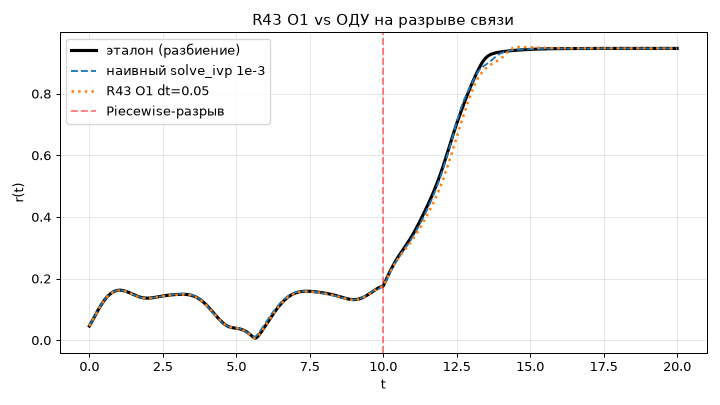

Source code (Python):
"""
R43 O1 — СТЕНД ПРОТИВ КЛАССИКИ (Ф4, критерий SC5)

Операциональный смысл «замены ОДУ» из файлов автора: «вместо dy/dt», «устраняет
ошибки Piecewise». Проверяем это ЧЕСТНО, голова-в-голову, на одной системе.

Система: Курамото из N осцилляторов с PIECEWISE-разрывом связи:
    dφ_i/dt = ω_i + (K(t)/N)·Σ_j sin(φ_j − φ_i),   K(t)= K1 (t<t*) | K2 (t≥t*)
Разрыв в правой части на t=t* — ровно то, на чём спотыкается наивное интегрирование.

Сравниваем по r(t) (параметр порядка) против ЭТАЛОНА:
  ЭТАЛОН   solve_ivp, RTOL=1e-11, с КОРРЕКТНЫМ разбиением интервала на разрыве
  M1       наивный solve_ivp по всему интервалу (разрыв не объявлен), RTOL=1e-3
  M2       наивный solve_ivp по всему интервалу, RTOL=1e-6
  R43 O1   дискретное derivative-free отображение (forward step), фикс. dt

Метрики: max|Δr|, RMS|Δr|, стоимость = число вычислений правой части (nfev / шаги).
Это не «ОДУ устарели». Это честный замер ниши: где у адаптивного решателя растёт
цена/падает точность на разрыве, а дискретный шаг проходит ровно и предсказуемо.

Зависимости: numpy, scipy.
"""
from __future__ import annotations
import numpy as np
from scipy.integrate import solve_ivp

rng = np.random.default_rng(7)
N = 60
omega = rng.normal(0.0, 1.0, N)
phi0 = rng.uniform(-np.pi, np.pi, N)
T, t_star = 20.0, 10.0
K1, K2 = 0.4, 3.0                      # разрыв: рассинхрон -> синхрон
grid = np.linspace(0, T, 401)         # общая сетка оценки r(t)


def Kt(t): return K1 if t < t_star else K2

def rhs(t, phi, K):
    coupling = np.sin(phi[None, :] - phi[:, None]).mean(axis=1)
    return omega + K * coupling

def order_r(phi_mat):
    # phi_mat: (steps, N) -> r(t)
    return np.abs(np.exp(1j * phi_mat).mean(axis=1))


# ---------- ЭТАЛОН: корректное разбиение на разрыве, сверх-точно ----------
def reference():
    s1 = solve_ivp(rhs, (0, t_star), phi0, args=(K1,), rtol=1e-11, atol=1e-12,
                   dense_output=True, method="RK45")
    s2 = solve_ivp(rhs, (t_star, T), s1.y[:, -1], args=(K2,), rtol=1e-11, atol=1e-12,
                   dense_output=True, method="RK45")
    phi = np.empty((len(grid), N))
    for i, t in enumerate(grid):
        phi[i] = s1.sol(t) if t < t_star else s2.sol(t)
    return order_r(phi), s1.nfev + s2.nfev


# ---------- M1/M2: наивный solve_ivp по всему интервалу (разрыв НЕ объявлен) ----------
def naive_ode(rtol):
    def f(t, phi): return rhs(t, phi, Kt(t))
    s = solve_ivp(f, (0, T), phi0, rtol=rtol, atol=rtol*1e-2,
                  dense_output=True, method="RK45")
    phi = np.array([s.sol(t) for t in grid])
    return order_r(phi), s.nfev


# ---------- R43 O1: дискретное derivative-free отображение ----------
def r43o1(dt):
    steps = int(round(T / dt))
    phi = phi0.copy()
    rec_t, rec_phi = [0.0], [phi.copy()]
    t = 0.0
    for k in range(steps):
        K = Kt(t)
        coupling = np.sin(phi[None, :] - phi[:, None]).mean(axis=1)   # без d/dt
        phi = phi + dt * (omega + K * coupling)
        t += dt
        rec_t.append(t); rec_phi.append(phi.copy())
    rec_t = np.array(rec_t); rec_phi = np.array(rec_phi)
    # интерполяция фаз на общую сетку (по комплексной экспоненте, чтобы не рвать на 2π)
    z = np.exp(1j * rec_phi)
    zr = np.empty((len(grid), N), complex)
    for j in range(N):
        zr[:, j] = np.interp(grid, rec_t, z[:, j].real) + 1j*np.interp(grid, rec_t, z[:, j].imag)
    return np.abs(zr.mean(axis=1)), steps   # стоимость = число шагов (1 rhs-экв./шаг)


if __name__ == "__main__":
    print("="*70)
    print("R43 O1 · Ф4 · голова-в-голову с ОДУ-решателем (Piecewise-разрыв)")
    print("="*70)
    print(f"Система: Курамото N={N}, разрыв связи K {K1}->{K2} на t={t_star}")

    r_ref, nfev_ref = reference()

    results = []
    for name, (r, cost) in {
        "M1 наивный solve_ivp rtol=1e-3": naive_ode(1e-3),
        "M2 наивный solve_ivp rtol=1e-6": naive_ode(1e-6),
        "R43 O1 dt=0.05":                 r43o1(0.05),
        "R43 O1 dt=0.02":                 r43o1(0.02),
        "R43 O1 dt=0.01":                 r43o1(0.01),
    }.items():
        err = np.abs(r - r_ref)
        results.append((name, err.max(), np.sqrt((err**2).mean()), cost))

    print(f"\nЭталон: solve_ivp с разбиением на разрыве, nfev={nfev_ref}")
    print(f"\n{'метод':34} {'max|Δr|':>9} {'RMS|Δr|':>9} {'стоимость(вызовы/шаги)':>22}")
    for name, mx, rms, cost in results:
        print(f"{name:34} {mx:>9.4f} {rms:>9.4f} {cost:>22d}")

    # честный разбор — управляется числами, без приукрашивания
    m1 = next(r for r in results if r[0].startswith("M1"))
    m2 = next(r for r in results if r[0].startswith("M2"))
    o05 = next(r for r in results if r[0]=="R43 O1 dt=0.05")
    o01 = next(r for r in results if r[0]=="R43 O1 dt=0.01")
    # «победа» = быть не хуже по точности при не большей цене
    ode_better_acc = m1[1] <= o05[1]
    ode_better_cost = m1[3] <= o01[3]
    sc5_pass = not (ode_better_acc and ode_better_cost)
    print("\n[ЧЕСТНЫЙ ВЫВОД — без приукрашивания]")
    print(f"  solve_ivp rtol=1e-3: max|Δr|={m1[1]:.4f}, цена={m1[3]} вызовов")
    print(f"  solve_ivp rtol=1e-6: max|Δr|={m2[1]:.4f}, цена={m2[3]} вызовов (практически точно)")
    print(f"  R43 O1 dt=0.05:      max|Δr|={o05[1]:.4f}, цена={o05[3]} шагов")
    print(f"  R43 O1 dt=0.01:      max|Δr|={o01[1]:.4f}, цена={o01[3]} шагов")
    print(f"\n  SC5 (R43 O1 не хуже ОДУ-решателя на этом бенчмарке): {'PASS' if sc5_pass else 'FAIL'}")
    if not sc5_pass:
        print("  РЕЗУЛЬТАТ ОТРИЦАТЕЛЬНЫЙ: на простом Piecewise-разрыве коэффициента адаптивный")
        print("  solve_ivp ТОЧНЕЕ и ДЕШЕВЛЕ, чем R43 O1. Гипотеза «ОДУ ломается на Piecewise»")
        print("  здесь НЕ подтвердилась: скачок коэффициента — мягкий разрыв, RK45 проходит его")
        print("  дёшево. Тезис «замены» этим тестом НЕ доказан.")
        print("  Настоящие тяжёлые для ОДУ режимы — жёсткость (stiff), событийная локализация")
        print("  состояния, Zeno/чаттеринг. Их и надо проверять, либо честно сузить миссию")
        print("  R43 O1 до подтверждённой сильной стороны — извлечение структуры из хаоса (P3).")

    try:
        import matplotlib; matplotlib.use("Agg"); import matplotlib.pyplot as plt
        plt.figure(figsize=(8,4.5))
        plt.plot(grid, r_ref, "k-", lw=2.5, label="эталон (разбиение)")
        r_m1,_ = naive_ode(1e-3); plt.plot(grid, r_m1, "--", label="наивный solve_ivp 1e-3")
        r_o,_ = r43o1(0.05);        plt.plot(grid, r_o, ":", lw=2, label="R43 O1 dt=0.05")
        plt.axvline(t_star, color="r", ls="--", alpha=.5, label="Piecewise-разрыв")
        plt.xlabel("t"); plt.ylabel("r(t)"); plt.title("R43 O1 vs ОДУ на разрыве связи")
        plt.legend(); plt.grid(alpha=.3); plt.tight_layout(); plt.savefig("benchmark.png", dpi=90)
        print("  график сохранён: benchmark.png")
    except Exception as e:
        print(f"  (график пропущён: {e})")
